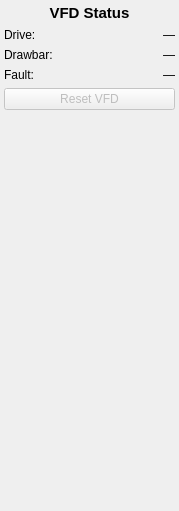
<?xml version="1.0" encoding="UTF-8"?>
<ui version="4.0">
 <class>USER</class>
 <widget class="QWidget" name="USER">
  <property name="geometry">
   <rect>
    <x>0</x>
    <y>0</y>
    <width>179</width>
    <height>511</height>
   </rect>
  </property>
  <property name="maximumSize">
   <size>
    <width>179</width>
    <height>511</height>
   </size>
  </property>
  <property name="windowTitle">
   <string>VFD Status</string>
  </property>
  <property name="sidebar" stdset="0">
   <bool>true</bool>
  </property>
  <layout class="QVBoxLayout" name="verticalLayout">
   <property name="leftMargin"><number>4</number></property>
   <property name="rightMargin"><number>4</number></property>
   <property name="topMargin"><number>4</number></property>
   <property name="bottomMargin"><number>4</number></property>
   <property name="spacing"><number>6</number></property>
   <item>
    <widget class="QLabel" name="titleLabel">
     <property name="text">
      <string>VFD Status</string>
     </property>
     <property name="alignment">
      <set>Qt::AlignCenter</set>
     </property>
     <property name="font">
      <font>
       <pointsize>11</pointsize>
       <bold>true</bold>
      </font>
     </property>
    </widget>
   </item>
   <item>
    <layout class="QHBoxLayout">
     <item>
      <widget class="QLabel" name="driveLabel">
       <property name="text"><string>Drive:</string></property>
      </widget>
     </item>
     <item>
      <widget class="QLabel" name="driveStatus">
       <property name="text"><string>—</string></property>
       <property name="alignment"><set>Qt::AlignRight</set></property>
      </widget>
     </item>
    </layout>
   </item>
   <item>
    <layout class="QHBoxLayout">
     <item>
      <widget class="QLabel" name="drawbarLabel">
       <property name="text"><string>Drawbar:</string></property>
      </widget>
     </item>
     <item>
      <widget class="QLabel" name="drawbarStatus">
       <property name="text"><string>—</string></property>
       <property name="alignment"><set>Qt::AlignRight</set></property>
      </widget>
     </item>
    </layout>
   </item>
   <item>
    <layout class="QHBoxLayout">
     <item>
      <widget class="QLabel" name="faultLabel">
       <property name="text"><string>Fault:</string></property>
      </widget>
     </item>
     <item>
      <widget class="QLabel" name="faultStatus">
       <property name="text"><string>—</string></property>
       <property name="alignment"><set>Qt::AlignRight</set></property>
      </widget>
     </item>
    </layout>
   </item>
   <item>
    <widget class="QPushButton" name="resetButton">
     <property name="text"><string>Reset VFD</string></property>
     <property name="enabled"><bool>false</bool></property>
    </widget>
   </item>
   <item>
    <spacer>
     <property name="orientation"><enum>Qt::Vertical</enum></property>
     <property name="sizeHint" stdset="0">
      <size><width>20</width><height>40</height></size>
     </property>
    </spacer>
   </item>
  </layout>
 </widget>
 <resources/>
 <connections/>
</ui>
